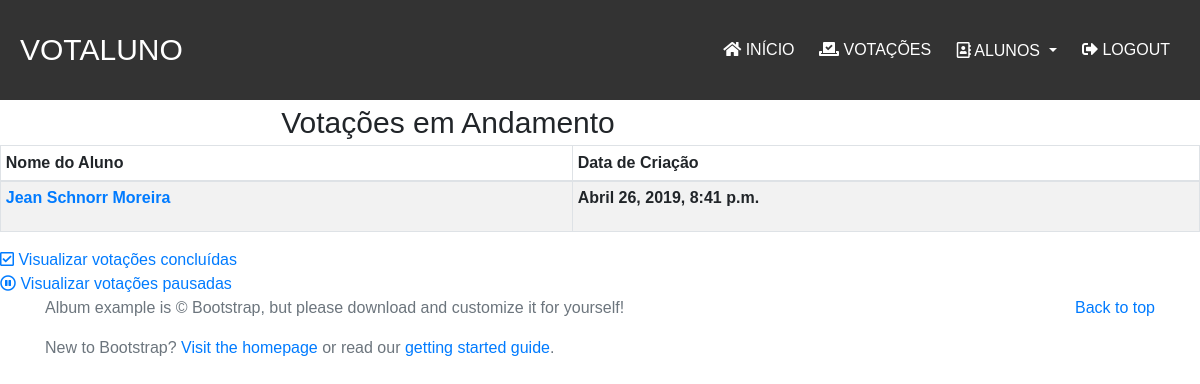
The page /emAndamento/ (signed in) on the database its author committed.
### votacoes/models.py (models this page shows, shortened)
class Votacao(models.Model):
    aluno = models.ForeignKey(Aluno,on_delete=models.CASCADE)
    created_date = models.DateTimeField(default=now, editable=False)
    emAndamento = 1
    pausada = 2
    finalizada = 3
    escolhas =(
        (1,'Em Andamento'),
        (2,'Pausada'),
        (3,'Finalizada')
    )
    estado = models.IntegerField(choices=escolhas, default=2)

class Aluno(models.Model):
    imagemAluno = models.ImageField(upload_to='images/')
    nomeAluno = models.CharField(
        max_length=255,
        null=False,
        blank=False
    )
    cursoAluno = models.CharField(
        max_length=50,
        null=False,
        blank=False
    )
    turmaAluno = models.CharField(
        max_length=1,
        null=False,
        blank=False
    )
    cpfAluno = models.CharField(
        max_length=14,
        null=False,
        blank=False
    )
    serieAluno = models.IntegerField(
        null=False,
        blank=False,
    )

### votacoes/views.py (the view)
# urls.py: path('emAndamento/',views.emAndamento,name='emAndamento'),
@login_required
def emAndamento(request):
    context = {}
    votacoesEmAndamento = Votacao.objects.filter(estado=1)
    context['votacoesEmAndamento'] = votacoesEmAndamento
    return render(request,'votacoes/emAndamento.html',context)

### votacoes/templates/votacoes/emAndamento.html
{% extends 'baseSite.html' %}
{% block content %}
{% if votacoesEmAndamento %}
    <p class='titulo'>Votações em Andamento</p>
    <ul>
    {% for Votacao in votacoesEmAndamento %}
        <table id="dtVerticalScrollExample" class="table table-responsive-sm table-striped table-bordered table-sm" cellspacing="0"
        width="90%">
            <thead>
                <th>Nome do Aluno</th>
                <th> Data de Criação</th>
            </thead>
            <tbody>
                <tr>
                    <th>
                        <li><a href="{% url 'exibirAluno' Votacao.aluno.cpfAluno %}">{{ Votacao.aluno.nomeAluno }}</a></li>
                    </th>
                    <th>
                        <p>{{ Votacao.created_date }}</p>
                    </th>
                </tr>
            </tbody>
        </table>
    {% endfor %}
    </ul>
    <div class="divLinkEscolhas">
        <a href="{% url 'concluidas' %}"><i class="far fa-check-square"></i> Visualizar votações concluídas</a><br>
        <a href="{% url 'pausadas' %}"><i class="far fa-pause-circle"></i> Visualizar votações pausadas</a>
    </div>
{% else %}
    <h2>Sem votações em andamento</h2>
    <div class="divLinkEscolhas">
        <a href="{% url 'concluidas' %}"><i class="far fa-check-square"></i> Visualizar votações concluídas</a><br>
        <a href="{% url 'pausadas' %}"><i class="far fa-pause-circle"></i> Visualizar votações pausadas</a>
    </div>
{% endif %}
{% endblock %}

### votacoes/static/css/baseSite.css (style rules this page uses)
* { margin: 0; padding: 0; font-family: "montserrat",sans-serif; }

### votacoes/static/css/site.css (style rules this page uses)
.titulo { text-align: center; font-size: 30px; margin: 0%; }

### rows shown on the page
Votacao: aluno.nomeAluno "Jean Schnorr Moreira", created_date "Abril 26, 2019, 8:41 p.m."
